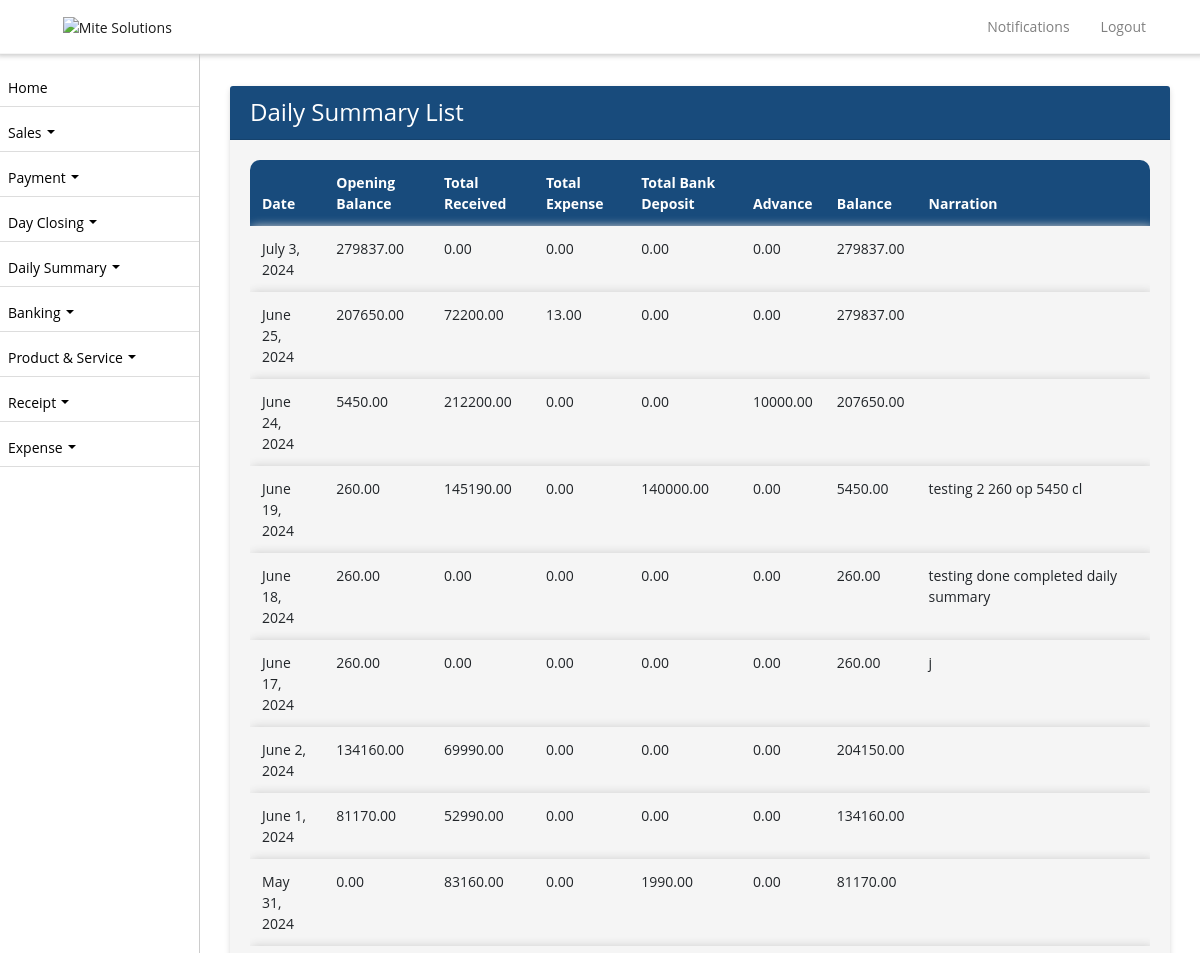
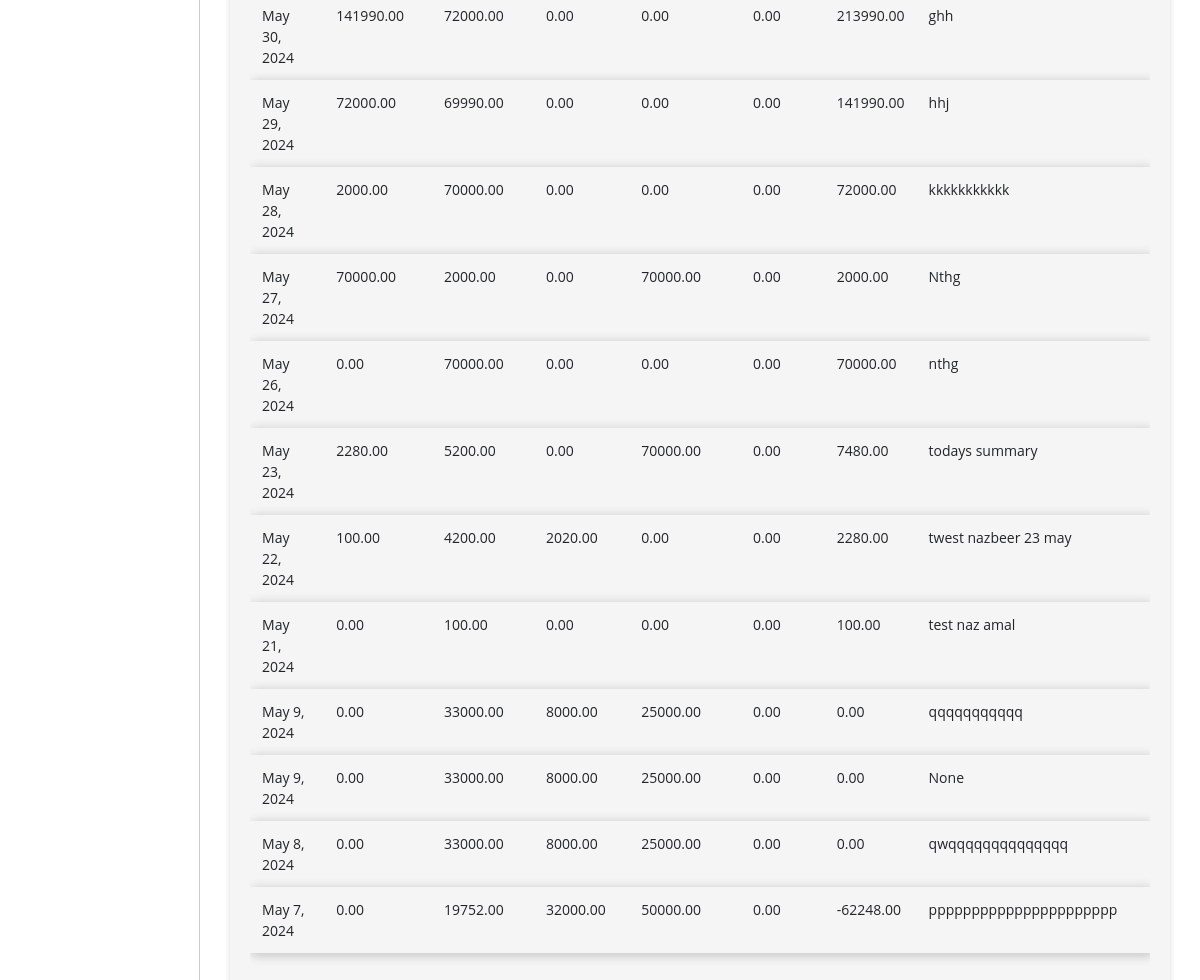
/daily-summary/ (signed in), run on the app's committed database (2 pictures, top to bottom).
### ezshopapp/models.py (models this page shows, shortened)
class DailySummary(models.Model):
    date = models.DateField()
    opening_balance = models.DecimalField(max_digits=10, decimal_places=2, null=True, blank=True)
    total_received_amount = models.DecimalField(max_digits=10, decimal_places=2)
    total_expense_amount = models.DecimalField(max_digits=10, decimal_places=2)
    total_bank_deposit = models.DecimalField(max_digits=10, decimal_places=2)
    advance = models.DecimalField(max_digits=10, decimal_places=2, null=True)
    balance = models.DecimalField(max_digits=10, decimal_places=2)
    narration = models.TextField(null=True,blank=True)
    business_profile = models.CharField(max_length=255, null=True)
    created_on = models.DateTimeField(auto_now_add=True, null=True)

### ezshopapp/views.py (the view)
# urls.py: path('daily-summary/', DailySummaryListView.as_view(), name='daily_summary_list'),
class DailySummaryListView(ListView):
    model = DailySummary
    template_name = 'daily_summary_list.html'
    def get_queryset(self):
        shop_admin = get_object_or_404(ShopAdmin, user=self.request.user)
        shop = shop_admin.shop
        business_profile = get_object_or_404(BusinessProfile, name=shop.name)
        return DailySummary.objects.filter(business_profile = business_profile.id).order_by('-date')

### ezshopapp/templates/daily_summary_list.html (shortened to what this page needs)
{% extends 'base.html' %}
{% block content %}
<div class="container">
  <div class="card">
    <div class="card-header">
      <h4 class="mb-0 text-white">Daily Summary List</h4>
    </div>
    <div class="card-body">
      <div class="table-responsive">
      <table class="table table-bordered table-striped nowrap " id="dailysummary">
        <thead>
          <tr>
            <th scope="col">Date</th>
            <th scope="col">Opening Balance</th>
            <th scope="col">Total Received</th>
            <th scope="col">Total Expense</th>
            <th scope="col">Total Bank Deposit</th>
            <th scope="col">Advance</th>
            <th scope="col">Balance</th>
            <th scope="col">Narration</th>
          </tr>
        </thead>
        <tbody>
          {% for summary in object_list %}
            <tr>
              <td>{{ summary.date }}</td>
              <td>{{ summary.opening_balance }}</td>
              <td>{{ summary.total_received_amount }}</td>
              <td>{{ summary.total_expense_amount }}</td>
              <td>{{ summary.total_bank_deposit }}</td>
              <td>{{ summary.advance|default_if_none:"0.00" }}</td>
              <td>{{ summary.balance }}</td>
              <td>{{ summary.narration }}</td>
            </tr>
          {% endfor %}
        </tbody>
      </table>
    </div>
    </div>
  </div>
</div>
{% endblock %}

### ezshopapp/templates/base.html (style rules this page uses)
.table-bordered td, .table-bordered th { border: transparent !important; }
.table-bordered>:not(caption)>* { border-width: 0px !important; box-shadow: 2px 2px 10px 2px #ccc; border-radius:5px; }
body, p, h1, h2, h3, h4, h5, h6, a, li, label, input, div, span, small { font-family: "Open Sans", sans-serif !important; }
body, p, a, li, li>a { font-size:14px !important; }
h4 { color: #fff !important; }
body { padding-top: 56px; background-color: #ffffff !important; }
table thead { border-radius: 5px !important; }
table thead th { vertical-align: bottom; border-bottom: 2px solid #dee2e6; background-color: #184b7c !important; color: #fff !important; }
tbody { border-bottom: 0px !important; background-color: #f5f5f5 !important; }
tbody>tr>td { background-color: #f5f5f5 !important; }
table { border:1px !important; }
div>.table-responsive, table, table>thead { border-radius: 10px !important; }
.card { border:0px !important; margin-top:15px; margin-bottom:15px; box-shadow: 0px 2px 6px -1px #ccc; }
.card-body { background-color: #f5f5f5 !important; }
.card-header { background-color: #184b7c !important; color:#fff !important; }

### data on the page
DailySummary: date "July 3, 2024", opening_balance "279837.00", total_received_amount "0.00", total_expense_amount "0.00", total_bank_deposit "0.00", advance "0.00", balance "279837.00"
DailySummary: date "June 25, 2024", opening_balance "207650.00", total_received_amount "72200.00", total_expense_amount "13.00", total_bank_deposit "0.00", advance "0.00", balance "279837.00"
DailySummary: date "June 24, 2024", opening_balance "5450.00", total_received_amount "212200.00", total_expense_amount "0.00", total_bank_deposit "0.00", advance "10000.00", balance "207650.00"
DailySummary: date "June 19, 2024", opening_balance "260.00", total_received_amount "145190.00", total_expense_amount "0.00", total_bank_deposit "140000.00", advance "0.00", balance "5450.00", narration "testing 2 260 op 5450 cl"
DailySummary: date "June 18, 2024", opening_balance "260.00", total_received_amount "0.00", total_expense_amount "0.00", total_bank_deposit "0.00", advance "0.00", balance "260.00", narration "testing done completed daily summary"
DailySummary: date "June 17, 2024", opening_balance "260.00", total_received_amount "0.00", total_expense_amount "0.00", total_bank_deposit "0.00", advance "0.00", balance "260.00", narration "j"
DailySummary: date "June 2, 2024", opening_balance "134160.00", total_received_amount "69990.00", total_expense_amount "0.00", total_bank_deposit "0.00", advance "0.00", balance "204150.00"
DailySummary: date "June 1, 2024", opening_balance "81170.00", total_received_amount "52990.00", total_expense_amount "0.00", total_bank_deposit "0.00", advance "0.00", balance "134160.00"
DailySummary: date "May 31, 2024", opening_balance "0.00", total_received_amount "83160.00", total_expense_amount "0.00", total_bank_deposit "1990.00", advance "0.00", balance "81170.00"
DailySummary: date "May 30, 2024", opening_balance "141990.00", total_received_amount "72000.00", total_expense_amount "0.00", total_bank_deposit "0.00", advance "0.00", balance "213990.00", narration "ghh"
DailySummary: date "May 29, 2024", opening_balance "72000.00", total_received_amount "69990.00", total_expense_amount "0.00", total_bank_deposit "0.00", advance "0.00", balance "141990.00", narration "hhj"
DailySummary: date "May 28, 2024", opening_balance "2000.00", total_received_amount "70000.00", total_expense_amount "0.00", total_bank_deposit "0.00", advance "0.00", balance "72000.00", narration "kkkkkkkkkkk"
DailySummary: date "May 27, 2024", opening_balance "70000.00", total_received_amount "2000.00", total_expense_amount "0.00", total_bank_deposit "70000.00", advance "0.00", balance "2000.00", narration "Nthg"
DailySummary: date "May 26, 2024", opening_balance "0.00", total_received_amount "70000.00", total_expense_amount "0.00", total_bank_deposit "0.00", advance "0.00", balance "70000.00", narration "nthg"
DailySummary: date "May 23, 2024", opening_balance "2280.00", total_received_amount "5200.00", total_expense_amount "0.00", total_bank_deposit "70000.00", advance "0.00", balance "7480.00", narration "todays summary"
DailySummary: date "May 22, 2024", opening_balance "100.00", total_received_amount "4200.00", total_expense_amount "2020.00", total_bank_deposit "0.00", advance "0.00", balance "2280.00", narration "twest nazbeer 23 may"
DailySummary: date "May 21, 2024", opening_balance "0.00", total_received_amount "100.00", total_expense_amount "0.00", total_bank_deposit "0.00", advance "0.00", balance "100.00", narration "test naz amal"
DailySummary: date "May 9, 2024", opening_balance "0.00", total_received_amount "33000.00", total_expense_amount "8000.00", total_bank_deposit "25000.00", advance "0.00", balance "0.00", narration "qqqqqqqqqqq"
DailySummary: date "May 9, 2024", opening_balance "0.00", total_received_amount "33000.00", total_expense_amount "8000.00", total_bank_deposit "25000.00", advance "0.00", balance "0.00", narration "None"
DailySummary: date "May 8, 2024", opening_balance "0.00", total_received_amount "33000.00", total_expense_amount "8000.00", total_bank_deposit "25000.00", advance "0.00", balance "0.00", narration "qwqqqqqqqqqqqqqq"
DailySummary: date "May 7, 2024", opening_balance "0.00", total_received_amount "19752.00", total_expense_amount "32000.00", total_bank_deposit "50000.00", advance "0.00", balance "-62248.00", narration "pppppppppppppppppppppp"
